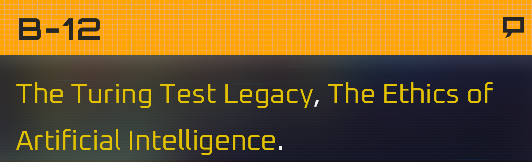
#> input picture Images/stray.png, 532 x 162 px
$ jupyter execute --allow-errors 2.ipynb   (shell and % lines are left out)
#> lines starting #> are read from the running program, lines starting #| are printed output that depends on the picture
[cell 1]
import cv2
import numpy as np
import matplotlib.pyplot as plt
from cv2 import Mat

Affine transformation

https://docs.opencv.org/3.4/d4/d61/tutorial_warp_affine.html

[cell 2]
def getAffineTransform():
    img = cv2.imread('Images/stray.png')
#> img is the input picture: shape (162, 532, 3); mean B, G, R 39.6, 90.5, 119.5
    rows, cols, depth = img.shape
#> rows = 162; cols = 532; depth = 3

    p1, p2, p3 = [0, 0], [170, 0], [0, 100]
    new_p1, new_p2, new_p3 = [200, 0], [300, 50], [150, 50]

    pts1 = np.array([p1, p2, p3]).astype(np.float32)
    pts2 = np.array([new_p1, new_p2, new_p3]).astype(np.float32)

    M = cv2.getAffineTransform(pts1, pts2)
    dst = cv2.warpAffine(img, M, (cols, rows))

    cv2.imshow('img', img)
    cv2.waitKey(0)

    cv2.polylines(img, [pts1.astype(np.int32)], True, (0, 255, 0), 6)
    cv2.imshow('img', img)
    cv2.waitKey(0)

    cv2.polylines(img, [pts2.astype(np.int32)], True, (0, 0, 255), 6)
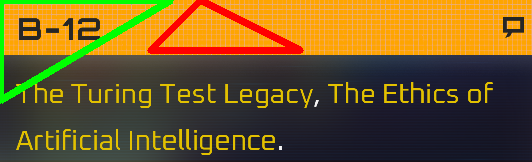
#> img: shape (162, 532, 3); mean B, G, R 38.1, 89.8, 114.2
    cv2.imshow('img', img)
    cv2.waitKey(0)

    cv2.polylines(dst, [pts2.astype(np.int32)], True, (0, 0, 255), 6)
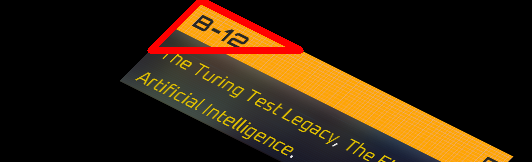
#> dst: shape (162, 532, 3); mean B, G, R 12.8, 33.4, 51
    cv2.imshow('dst', dst)
    cv2.waitKey(0)

[cell 3]
getAffineTransform()

Perspective transformation

[cell 4]
def perspective():
    img = cv2.imread('Images/numbers table.png')
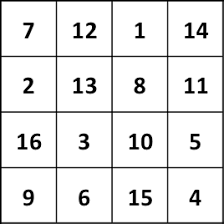
#> input picture Images/numbers table.png, 224 x 224 px
#> img is the input picture: shape (224, 224, 3); min 0, max 255, mean 230.4
    rows, cols, depth = img.shape
#> rows = 224; cols = 224; depth = 3
    cv2.imshow('img', img)

    g, h = 0, 0
    while True:
        M = np.array([[1, 0, 0],
                      [0, 1, 0],
                      [g, h, 1]]).astype(np.float32)
        dst = cv2.warpPerspective(img, M, (cols, rows))

        black = np.zeros(img.shape)
        cv2.putText(black, 'g:' + '{:.4f}'.format(g), (10, 60),
                           cv2.FONT_HERSHEY_SIMPLEX, 1, (200, 200, 0), 1, 2)
        cv2.putText(black, 'h:' + '{:.4f}'.format(h), (10, 150),
                           cv2.FONT_HERSHEY_SIMPLEX, 1, (200, 0, 200), 1, 2)
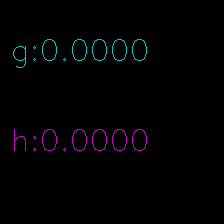
#> black: shape (224, 224, 3) float64; mean of channels 0, 1, 2 2.7, 1.4, 1.3; drawn as B, G, R

        cv2.imshow('vars', black)
        cv2.imshow('dst', dst)

        k = cv2.waitKey(0)
#> (key Esc is pressed here)
        if k == ord('+'):
            g += 0.0001
        elif k == ord('-'):
            g -= 0.0001
        elif k == ord('*'):
            h += 0.0001
        elif k == ord('/'):
            h -= 0.0001
        elif k == 27:
            break

[cell 5]
perspective()

https://theailearner.com/2020/11/06/perspective-transformation/

[cell 6]
def getPerspectiveTransform():
    img = cv2.imread('Images/sudoku.jpg')
    cv2.imshow('img', img)
    cv2.waitKey(0)

    rows, cols, depth = img.shape

    p1, p2, p3, p4 = [130, 165], [645, 143], [85, 645], [700, 625]
    new_p1, new_p2, new_p3, new_p4 = [0, 0], [
        cols-1, 0], [0, rows-1], [cols-1, rows-1]

    pts1 = np.array([p1, p2, p3, p4]).astype(np.float32)
    pts2 = np.array([new_p1, new_p2, new_p3, new_p4]).astype(np.float32)
    M = cv2.getPerspectiveTransform(pts1, pts2)
    dst = cv2.warpPerspective(img, M, (cols, rows))

    for p in pts1:
        cv2.circle(img, p.astype(np.int32), 5, (0,  0, 255), -1)
        cv2.imshow('img', img)
        cv2.waitKey(0)

    cv2.imshow('dst', dst)
    cv2.waitKey(0)

#> (a cell that did not finish here is left out)

Histogram

https://docs.opencv.org/3.4/d8/dbc/tutorial_histogram_calculation.html

[cell 8]
def calcHist(img: Mat):
    color = ('b', 'g', 'r')
    for i, col in enumerate(color):
        hist = cv2.calcHist([img], [i], None, [256], [0, 256])
        plt.plot(hist, color=col)
        plt.xlim([0, 256])
    plt.show()

[cell 9]
img = cv2.imread("Images/beans.png")
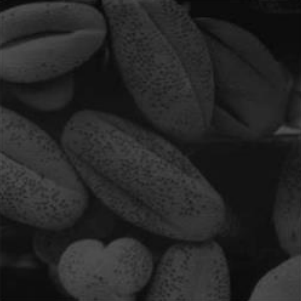
#> input picture Images/beans.png, 301 x 301 px
#> img is the input picture: shape (301, 301, 3); min 7, max 81, mean 38.1
# img = cv2.imread("Images/bird.png") #try it
plt.imshow(cv2.cvtColor(img, cv2.COLOR_BGR2RGB))
plt.show()
calcHist(img)
#> in calcHist, `plt.show()`:
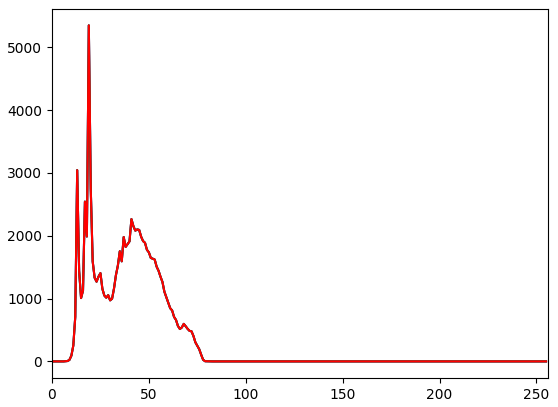
#> figure drawn by matplotlib, 1 panel; curve peaks at x = 19, y = 5348; curve peaks at x = 19, y = 5348; curve peaks at x = 19, y = 5348

Histogram equalization

https://docs.opencv.org/3.4/d4/d1b/tutorial_histogram_equalization.html

[cell 10]
def equalizeHist(img: Mat):
    plt.imshow(cv2.cvtColor(img, cv2.COLOR_BGR2RGB))
    plt.show()
    calcHist(img)

    equalized_img = cv2.merge([cv2.equalizeHist(c) for c in cv2.split(img)])
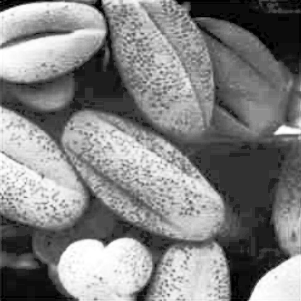
#> equalized_img: shape (301, 301, 3); min 0, max 255, mean 130.1
    plt.imshow(cv2.cvtColor(equalized_img, cv2.COLOR_BGR2RGB))
    plt.show()
    calcHist(equalized_img)
#> in calcHist (call 3), `plt.show()`:
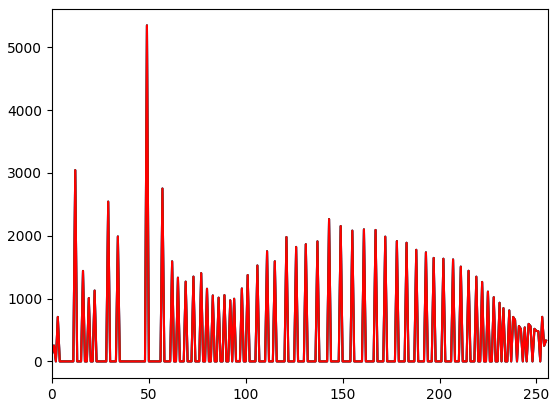
#> figure drawn by matplotlib, 1 panel; curve peaks at x = 49, y = 5348; curve peaks at x = 49, y = 5348; curve peaks at x = 49, y = 5348

[cell 11]
equalizeHist(img)

Filtering

https://docs.opencv.org/4.x/d4/d13/tutorial_py_filtering.html

[cell 12]
def avgBlur(img: Mat, size: int):
    return cv2.blur(img, (size, size))


def gaussianBlur(img: Mat, size: int):
    return cv2.GaussianBlur(img, (size, size), sigmaX=0)


def medianBlur(img: Mat, size: int):
    return cv2.medianBlur(img, size)

[cell 13]
def show_filtering_result(img: Mat, filter_func):
    n = 1
    while True:
        black = np.zeros((200, 200, 3))
        cv2.putText(black, f'size: {n}', (10, 60),
                           cv2.FONT_HERSHEY_SIMPLEX, 1, (200, 200, 0), 1, 2)
        cv2.imshow('vars', black)

        blurImg = filter_func(img, n)
        cv2.imshow('blurred image', blurImg)

        k = cv2.waitKey(0)
        if k == ord('+'):
            n += 2
        elif k == ord('-'):
            n -= 2
        elif k == 27:
            break

[cell 14]
img = cv2.imread('Images/home.jpg')
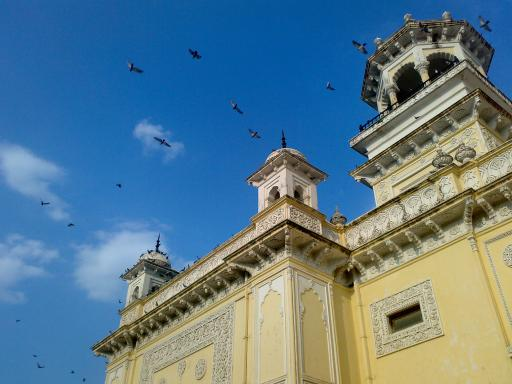
#> input picture Images/home.jpg, 512 x 384 px
#> img is the input picture: shape (384, 512, 3); mean B, G, R 141.2, 123.9, 91.6
show_filtering_result(img, avgBlur)
#> in show_filtering_result, `cv2.imshow('vars', black)`:
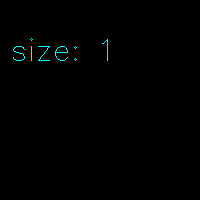
#> window 'vars': shape (200, 200, 3); mean B, G, R 1.1, 1.1, 0
#> (key Esc is pressed here)
# show_filtering_result(img, gaussianBlur)
# show_filtering_result(img, medianBlur)
